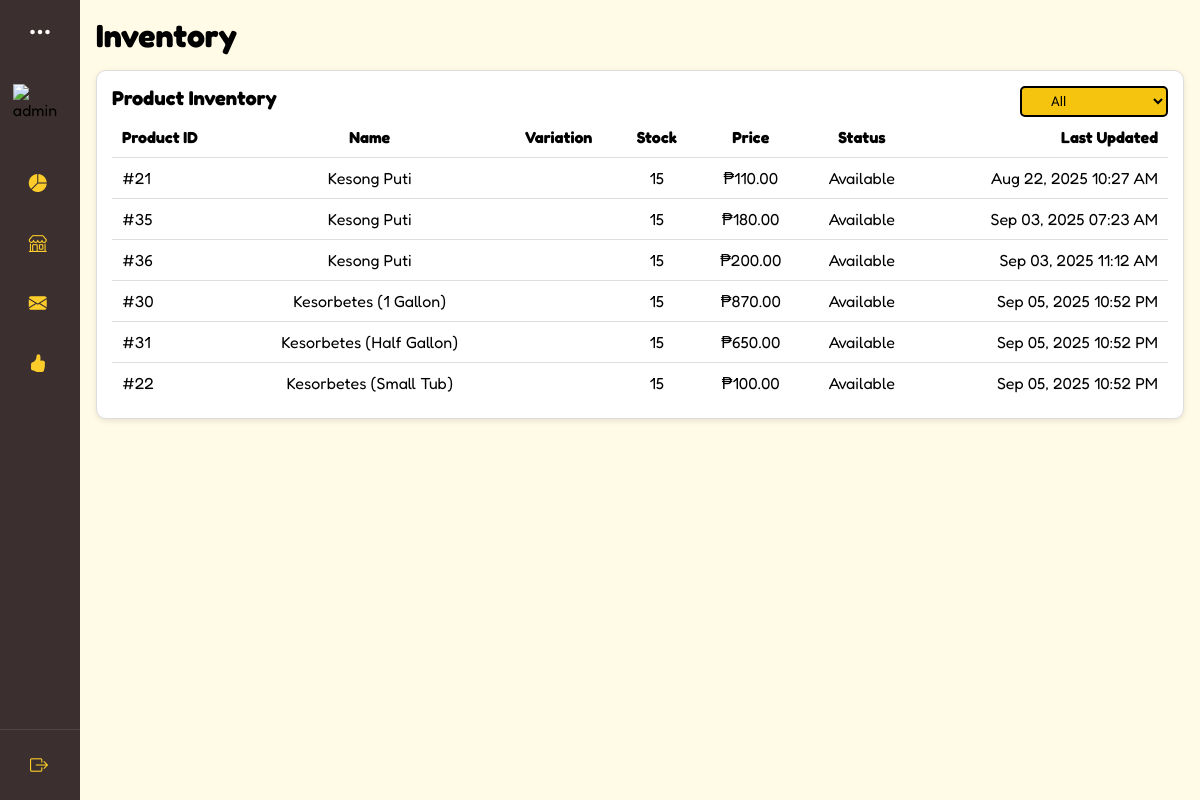
The app's page /interfaces/admin/inventory.php (signed in), older data.
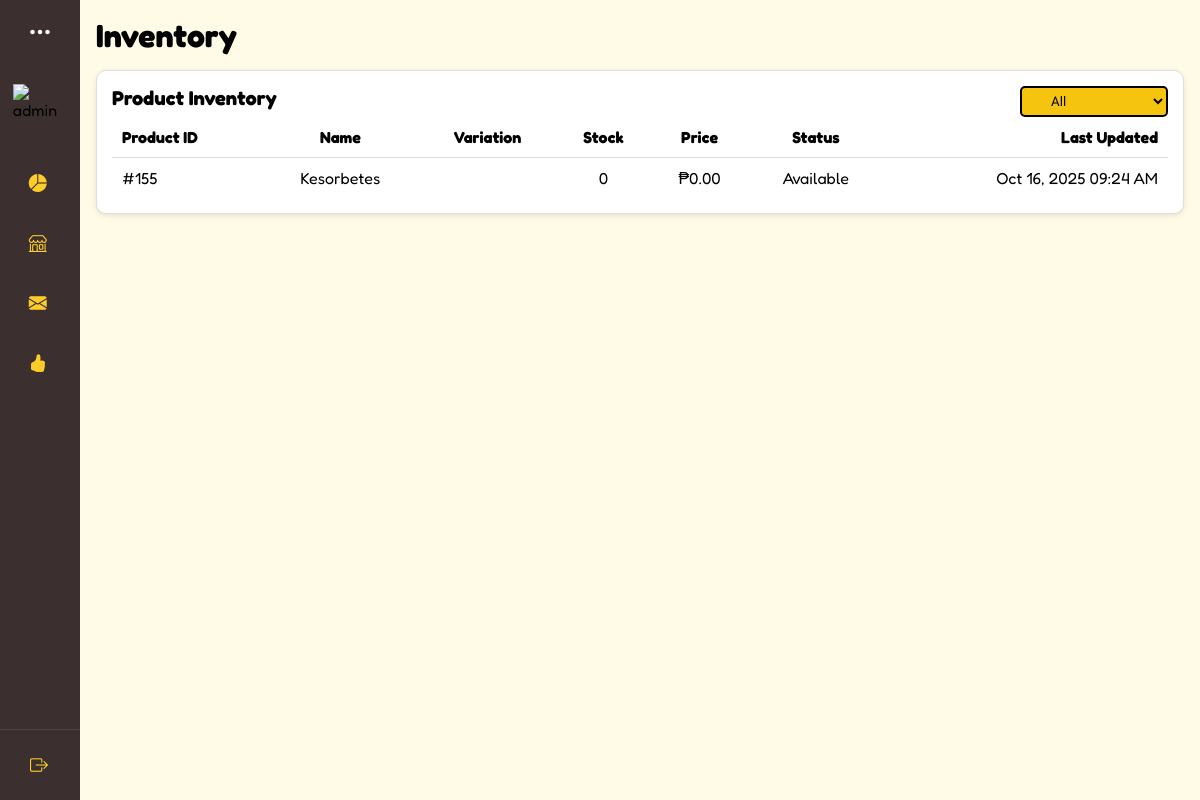
The same page, newer data.
### tables this page shows
CREATE TABLE `products` (
  `product_id` int(11) NOT NULL,
  `product_name` varchar(150) NOT NULL,
  `variation_size` varchar(50) DEFAULT NULL,
  `description` text DEFAULT NULL,
  `price` decimal(10,2) NOT NULL,
  `stock_qty` int(11) DEFAULT 0,
  `category` varchar(100) NOT NULL,
  `product_image` varchar(255) DEFAULT NULL,
  `category_id` int(11) DEFAULT NULL,
  `store_id` int(11) DEFAULT NULL,
  `owner_id` int(11) NOT NULL,
  `owner_type` enum('admin','superadmin') NOT NULL,
  `date_added` timestamp NOT NULL DEFAULT current_timestamp(),
  `updated_at` timestamp NOT NULL DEFAULT current_timestamp() ON UPDATE current_timestamp(),
  `status` enum('available','out-of-stock') DEFAULT 'available'
);

### interfaces/admin/inventory.php (the view, shortened to what this page needs)
<?php
require '../../connection.php';
include ('../../includes/admin-dashboard.php');
$admin_id = (int)$_SESSION['admin_id'];
$status_filter = $_GET['status'] ?? 'all';
$where_clause = "WHERE owner_id = $admin_id";
$inventory_q = $connection->query("
    SELECT product_id, product_name, variation_size, stock_qty, price, status, date_added, updated_at
    FROM products
    $where_clause
    ORDER BY product_name ASC
");
$inventory = [];
while ($row = $inventory_q->fetch_assoc()) {
    $inventory[] = $row;
}
?>
<!DOCTYPE html>
<html lang="en">
<head>
    <link
      rel="stylesheet"
      href="https://cdn.jsdelivr.net/npm/bootstrap-icons/font/bootstrap-icons.css"
    />
    <link rel="stylesheet" href="../../css/admin.css"/>
</head>
<body>
<div class="main-content">
     <div class="box" id="inventory-content">
        <h1>Inventory</h1>
      </div>
<div class="table-card">
  <div class="card-header">
    <h2>Product Inventory</h2>
    <form method="GET" class="filter-form">
        <select name="status" id="status" class="table-inventory" onchange="this.form.submit()">
            <option value="all" <?= $status_filter==='all' ? 'selected' : '' ?>>All</option>
        </select>
    </form>
  </div>
  <table class="table-order-status">
    <thead>
      <tr>
        <th>Product ID</th>
        <th>Name</th>
        <th>Variation</th>
        <th>Stock</th>
        <th>Price</th>
        <th>Status</th>
        <th>Last Updated</th>
      </tr>
    </thead>
    <tbody>
      <?php if (!empty($inventory)): ?>
        <?php foreach ($inventory as $item): ?>
          <tr>
            <td>#<?= $item['product_id']; ?></td>
            <td><?= htmlspecialchars($item['product_name']); ?></td>
            <td><?= htmlspecialchars($item['variation_size']); ?></td>
            <td><?= $item['stock_qty']; ?></td>
            <td>₱<?= number_format($item['price'], 2); ?></td>
            <td><?= ucfirst($item['status']); ?></td>
            <td><?= date("M d, Y h:i A", strtotime($item['updated_at'])); ?></td>
          </tr>
        <?php endforeach; ?>
      <?php else: ?>
        <tr>
          <td colspan="7" style="text-align:center;">No products in inventory</td>
        </tr>
      <?php endif; ?>
    </tbody>
  </table>
</div>
</div>
</body>
</html>

Row changes from the older to the newer data that the page shows:
removed products: product_id "21", product_name "Kesong Puti", stock_qty "15", price "110.00", status "Available", updated_at "Aug 22, 2025 10:27 AM"
removed products: product_id "35", product_name "Kesong Puti", stock_qty "15", price "180.00", status "Available", updated_at "Sep 03, 2025 07:23 AM"
removed products: product_id "36", product_name "Kesong Puti", stock_qty "15", price "200.00", status "Available", updated_at "Sep 03, 2025 11:12 AM"
removed products: product_id "30", product_name "Kesorbetes (1 Gallon)", stock_qty "15", price "870.00", status "Available", updated_at "Sep 05, 2025 10:52 PM"
removed products: product_id "31", product_name "Kesorbetes (Half Gallon)", stock_qty "15", price "650.00", status "Available", updated_at "Sep 05, 2025 10:52 PM"
removed products: product_id "22", product_name "Kesorbetes (Small Tub)", stock_qty "15", price "100.00", status "Available", updated_at "Sep 05, 2025 10:52 PM"
added products: product_id "155", product_name "Kesorbetes", stock_qty "0", price "0.00", status "Available", updated_at "Oct 16, 2025 09:24 AM"
